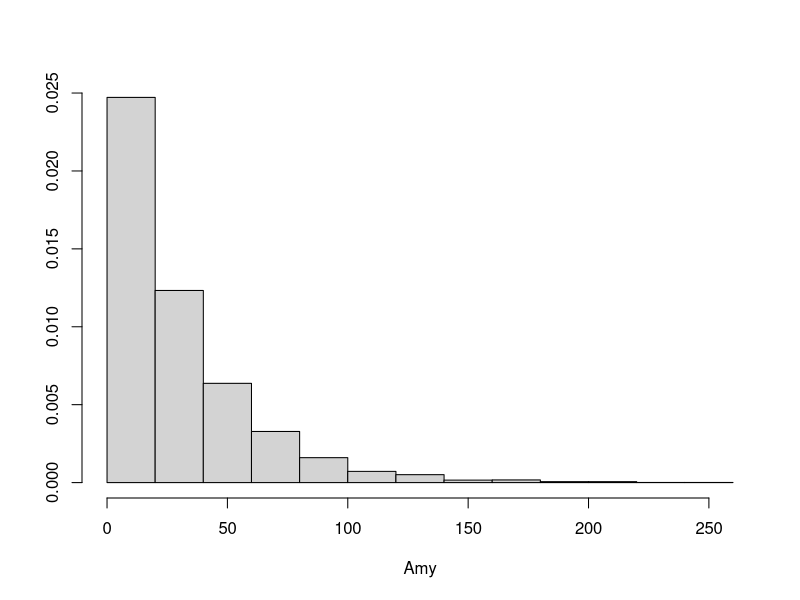
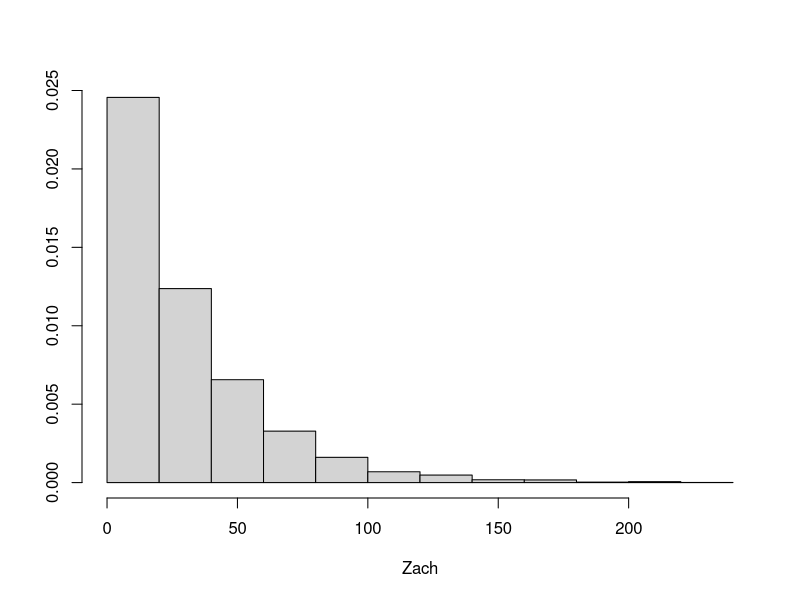
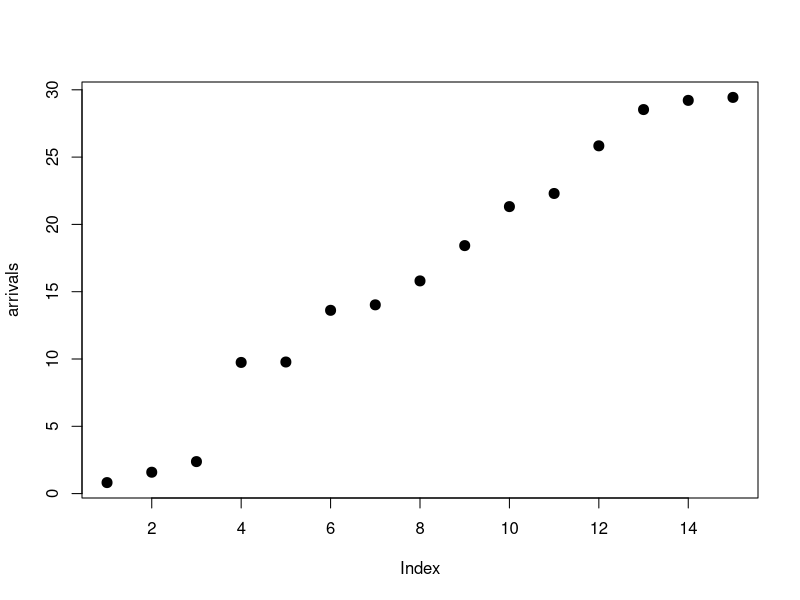

Here is the R script that generated these plots, in order:
## ---- chunk 1
1-ppois(65,2*30)
## ---- chunk 2
poisson_multiplicado <- function(x,y,m,n,base){
  resultado <- 0
    resultado <- dpois(x,y*base)*dpois(m,n*base)
    return(resultado)
}

resultado0 <- poisson_multiplicado(18,2,52,5,10)
print(resultado0)

## ---- chunk 3
poisson_acumulada <- function (x,y,z){
    resultado <- 0
    for(i in 0:z){
      resultado = resultado + dpois(i,x*y)
    }
    return(resultado)
}

resultado <- poisson_acumulada(100,2,200)
print(resultado)
## ---- chunk 4
# buswaiting.R
trials <- 5000
amy <- numeric(trials)
zach <- numeric(trials)
for (i in 1:trials) {
  bus <- rexp(1,1/30)
  amy[i] <- bus
  while (bus < 10) { bus <- bus + rexp(1,1/30) }
  zach[i] <- bus-10 }
## ---- chunk 5
mean(amy)

mean(zach)

hist(amy,xlab="Amy",prob=T,ylab="",main="")
hist(zach,xlab="Zach",prob=T,ylab="",main="")
## ---- chunk 6
datos <- c(10,15,20)
esperado <- 15
promedio <- 0
llegadas_esperadas <- function(datos,esperado){
  for( x in datos){
      promedio <-  promedio + (1/x) 
  }
  
  resultado <- (1/esperado)/promedio
  return(resultado)
}

resultado <- llegadas_esperadas(datos,esperado)
print(resultado)
## ---- chunk 7
promedio_llegadas <- function(datos){
  promedio <- 0 
  for( x in datos){
      promedio <-  promedio + (1/x) 
      print((1/x))
  }
  return(promedio)
}

print(promedio_llegadas(datos))

tiempo_promedio <- function(){
  sim <- replicate(10000,min(rexp(1,1/10),rexp(1,1/15),rexp(1,1/20)))
  mean(sim)
}

## ---- chunk 8
tiempo_promedio <- function(datos){
  sim <- replicate(10000,min(rexp(1,1/10),rexp(1,1/15),rexp(1,1/20)))
  o <- mean(sim)
  return(o)
}

segundo <- tiempo_promedio(datos)
print(segundo)
## ---- chunk 9
pgammatiempo <- function(tiempo_total,minutos, lambda,valor_esperado){
  tiempo_final <- tiempo_total-minutos
  
  return(pgamma(tiempo_total,valor_esperado,lambda)-pgamma(tiempo_final,valor_esperado,lambda))
}

print(pgammatiempo(60,5,1/15,4))
## ---- chunk 10
pgamma(3,60,20)-pgamma(2.9,60,20)
## ---- chunk 11
t <- 30
lambda <- 1/2
N <- rpois(1,lambda*t)
unifs <- runif(N,0,t)
arrivals <- sort(unifs)
arrivals
## ---- chunk 12
plot(arrivals, pch=20, cex=2)
## ---- chunk 13
dpois(5,2*3.14159)
## ---- chunk 14
lambda <- 100
squarearea <- 1
trials <- 100000
simlist <- numeric(trials)
for (i in 1:trials) {

N <- rpois(1,lambda*squarearea)
xpoints <- runif(N,0,1)
ypoints <- runif(N,0,1)
ct <- sum(((xpoints-0.7) ^ 2+(ypoints-0.7) ^ 2)<=0.2 ^ 2)
simlist[i] <- ct } # number of points in circle
mean(simlist)
## ---- chunk 15
var(simlist)
## ---- chunk 16
# Compare with theoretical mean and variance
lambda*pi*(0.2) ^ 2
## ---- chunk 17
# waitingparadox.R
mytime <- 50
lambda <- 1/10
trials <- 10000
simlist <- numeric(trials)
  for (i in 1:trials) {
    N <- rpois(1,300*lambda)
    arrivals <- sort(runif(N,0,300))
    wait <- arrivals[arrivals > mytime][1] - mytime

simlist[i] <- wait }
mean(simlist)
